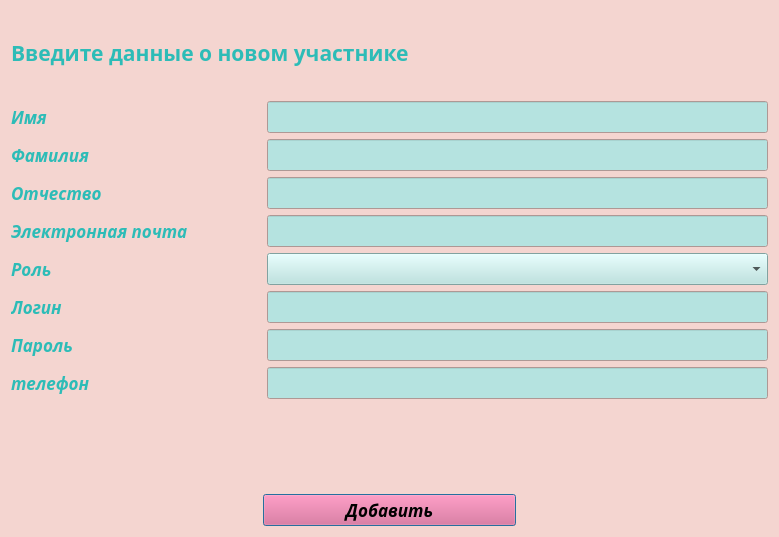
<?xml version="1.0" encoding="UTF-8"?>
<ui version="4.0">
 <class>guest</class>
 <widget class="QDialog" name="guest">
  <property name="geometry">
   <rect>
    <x>0</x>
    <y>0</y>
    <width>779</width>
    <height>537</height>
   </rect>
  </property>
  <property name="palette">
   <palette>
    <active>
     <colorrole role="WindowText">
      <brush brushstyle="SolidPattern">
       <color alpha="255">
        <red>45</red>
        <green>188</green>
        <blue>183</blue>
       </color>
      </brush>
     </colorrole>
     <colorrole role="Button">
      <brush brushstyle="SolidPattern">
       <color alpha="255">
        <red>227</red>
        <green>89</green>
        <blue>132</blue>
       </color>
      </brush>
     </colorrole>
     <colorrole role="Base">
      <brush brushstyle="SolidPattern">
       <color alpha="255">
        <red>181</red>
        <green>227</green>
        <blue>224</blue>
       </color>
      </brush>
     </colorrole>
     <colorrole role="Window">
      <brush brushstyle="SolidPattern">
       <color alpha="255">
        <red>244</red>
        <green>213</green>
        <blue>208</blue>
       </color>
      </brush>
     </colorrole>
    </active>
    <inactive>
     <colorrole role="WindowText">
      <brush brushstyle="SolidPattern">
       <color alpha="255">
        <red>45</red>
        <green>188</green>
        <blue>183</blue>
       </color>
      </brush>
     </colorrole>
     <colorrole role="Button">
      <brush brushstyle="SolidPattern">
       <color alpha="255">
        <red>227</red>
        <green>89</green>
        <blue>132</blue>
       </color>
      </brush>
     </colorrole>
     <colorrole role="Base">
      <brush brushstyle="SolidPattern">
       <color alpha="255">
        <red>181</red>
        <green>227</green>
        <blue>224</blue>
       </color>
      </brush>
     </colorrole>
     <colorrole role="Window">
      <brush brushstyle="SolidPattern">
       <color alpha="255">
        <red>244</red>
        <green>213</green>
        <blue>208</blue>
       </color>
      </brush>
     </colorrole>
    </inactive>
    <disabled>
     <colorrole role="WindowText">
      <brush brushstyle="SolidPattern">
       <color alpha="255">
        <red>190</red>
        <green>190</green>
        <blue>190</blue>
       </color>
      </brush>
     </colorrole>
     <colorrole role="Button">
      <brush brushstyle="SolidPattern">
       <color alpha="255">
        <red>227</red>
        <green>89</green>
        <blue>132</blue>
       </color>
      </brush>
     </colorrole>
     <colorrole role="Base">
      <brush brushstyle="SolidPattern">
       <color alpha="255">
        <red>244</red>
        <green>213</green>
        <blue>208</blue>
       </color>
      </brush>
     </colorrole>
     <colorrole role="Window">
      <brush brushstyle="SolidPattern">
       <color alpha="255">
        <red>244</red>
        <green>213</green>
        <blue>208</blue>
       </color>
      </brush>
     </colorrole>
    </disabled>
   </palette>
  </property>
  <property name="font">
   <font>
    <family>Sawasdee</family>
    <pointsize>13</pointsize>
    <weight>75</weight>
    <italic>true</italic>
    <bold>true</bold>
   </font>
  </property>
  <property name="windowTitle">
   <string>Dialog</string>
  </property>
  <layout class="QVBoxLayout" name="verticalLayout">
   <item>
    <widget class="QLabel" name="label">
     <property name="font">
      <font>
       <family>Sawasdee</family>
       <pointsize>16</pointsize>
       <weight>75</weight>
       <italic>false</italic>
       <bold>true</bold>
      </font>
     </property>
     <property name="acceptDrops">
      <bool>false</bool>
     </property>
     <property name="text">
      <string>Введите данные о новом участнике</string>
     </property>
    </widget>
   </item>
   <item>
    <layout class="QHBoxLayout" name="horizontalLayout_12" stretch="1,2">
     <item>
      <widget class="QLabel" name="label_11">
       <property name="text">
        <string>Имя</string>
       </property>
      </widget>
     </item>
     <item>
      <widget class="QLineEdit" name="name_2"/>
     </item>
    </layout>
   </item>
   <item>
    <layout class="QHBoxLayout" name="horizontalLayout_13" stretch="1,2">
     <item>
      <widget class="QLabel" name="label_12">
       <property name="text">
        <string>Фамилия</string>
       </property>
      </widget>
     </item>
     <item>
      <widget class="QLineEdit" name="surn_2"/>
     </item>
    </layout>
   </item>
   <item>
    <layout class="QHBoxLayout" name="horizontalLayout_14" stretch="1,2">
     <item>
      <widget class="QLabel" name="label_13">
       <property name="text">
        <string>Отчество</string>
       </property>
      </widget>
     </item>
     <item>
      <widget class="QLineEdit" name="papa_2"/>
     </item>
    </layout>
   </item>
   <item>
    <layout class="QHBoxLayout" name="horizontalLayout_18" stretch="1,2">
     <item>
      <widget class="QLabel" name="label_17">
       <property name="font">
        <font>
         <family>Sawasdee</family>
         <pointsize>13</pointsize>
         <weight>75</weight>
         <italic>true</italic>
         <bold>true</bold>
        </font>
       </property>
       <property name="text">
        <string>Электронная почта</string>
       </property>
      </widget>
     </item>
     <item>
      <widget class="QLineEdit" name="mail_2"/>
     </item>
    </layout>
   </item>
   <item>
    <layout class="QHBoxLayout" name="horizontalLayout_7" stretch="1,2">
     <item>
      <widget class="QLabel" name="label_8">
       <property name="font">
        <font>
         <family>Sawasdee</family>
         <pointsize>13</pointsize>
         <weight>75</weight>
         <italic>true</italic>
         <bold>true</bold>
        </font>
       </property>
       <property name="text">
        <string>Роль</string>
       </property>
      </widget>
     </item>
     <item>
      <widget class="QComboBox" name="role">
       <property name="palette">
        <palette>
         <active>
          <colorrole role="Button">
           <brush brushstyle="SolidPattern">
            <color alpha="255">
             <red>181</red>
             <green>227</green>
             <blue>224</blue>
            </color>
           </brush>
          </colorrole>
          <colorrole role="Base">
           <brush brushstyle="SolidPattern">
            <color alpha="255">
             <red>181</red>
             <green>227</green>
             <blue>224</blue>
            </color>
           </brush>
          </colorrole>
          <colorrole role="Window">
           <brush brushstyle="SolidPattern">
            <color alpha="255">
             <red>181</red>
             <green>227</green>
             <blue>224</blue>
            </color>
           </brush>
          </colorrole>
         </active>
         <inactive>
          <colorrole role="Button">
           <brush brushstyle="SolidPattern">
            <color alpha="255">
             <red>181</red>
             <green>227</green>
             <blue>224</blue>
            </color>
           </brush>
          </colorrole>
          <colorrole role="Base">
           <brush brushstyle="SolidPattern">
            <color alpha="255">
             <red>181</red>
             <green>227</green>
             <blue>224</blue>
            </color>
           </brush>
          </colorrole>
          <colorrole role="Window">
           <brush brushstyle="SolidPattern">
            <color alpha="255">
             <red>181</red>
             <green>227</green>
             <blue>224</blue>
            </color>
           </brush>
          </colorrole>
         </inactive>
         <disabled>
          <colorrole role="Button">
           <brush brushstyle="SolidPattern">
            <color alpha="255">
             <red>181</red>
             <green>227</green>
             <blue>224</blue>
            </color>
           </brush>
          </colorrole>
          <colorrole role="Base">
           <brush brushstyle="SolidPattern">
            <color alpha="255">
             <red>181</red>
             <green>227</green>
             <blue>224</blue>
            </color>
           </brush>
          </colorrole>
          <colorrole role="Window">
           <brush brushstyle="SolidPattern">
            <color alpha="255">
             <red>181</red>
             <green>227</green>
             <blue>224</blue>
            </color>
           </brush>
          </colorrole>
         </disabled>
        </palette>
       </property>
      </widget>
     </item>
    </layout>
   </item>
   <item>
    <layout class="QHBoxLayout" name="horizontalLayout_17" stretch="1,2">
     <item>
      <widget class="QLabel" name="label_16">
       <property name="text">
        <string>Логин</string>
       </property>
      </widget>
     </item>
     <item>
      <widget class="QLineEdit" name="log_2"/>
     </item>
    </layout>
   </item>
   <item>
    <layout class="QHBoxLayout" name="horizontalLayout_16" stretch="1,2">
     <item>
      <widget class="QLabel" name="label_15">
       <property name="text">
        <string>Пароль</string>
       </property>
      </widget>
     </item>
     <item>
      <widget class="QLineEdit" name="pas_2"/>
     </item>
    </layout>
   </item>
   <item>
    <layout class="QHBoxLayout" name="horizontalLayout_15" stretch="1,2">
     <item>
      <widget class="QLabel" name="label_14">
       <property name="text">
        <string>телефон</string>
       </property>
      </widget>
     </item>
     <item>
      <widget class="QLineEdit" name="ph_2"/>
     </item>
    </layout>
   </item>
   <item>
    <layout class="QHBoxLayout" name="horizontalLayout_20">
     <item>
      <widget class="QLabel" name="error_2">
       <property name="palette">
        <palette>
         <active>
          <colorrole role="WindowText">
           <brush brushstyle="SolidPattern">
            <color alpha="255">
             <red>227</red>
             <green>89</green>
             <blue>132</blue>
            </color>
           </brush>
          </colorrole>
         </active>
         <inactive>
          <colorrole role="WindowText">
           <brush brushstyle="SolidPattern">
            <color alpha="255">
             <red>227</red>
             <green>89</green>
             <blue>132</blue>
            </color>
           </brush>
          </colorrole>
         </inactive>
         <disabled>
          <colorrole role="WindowText">
           <brush brushstyle="SolidPattern">
            <color alpha="255">
             <red>190</red>
             <green>190</green>
             <blue>190</blue>
            </color>
           </brush>
          </colorrole>
         </disabled>
        </palette>
       </property>
       <property name="text">
        <string/>
       </property>
      </widget>
     </item>
    </layout>
   </item>
   <item>
    <layout class="QHBoxLayout" name="horizontalLayout_19" stretch="1,1,1">
     <item>
      <spacer name="horizontalSpacer_3">
       <property name="orientation">
        <enum>Qt::Horizontal</enum>
       </property>
       <property name="sizeHint" stdset="0">
        <size>
         <width>40</width>
         <height>20</height>
        </size>
       </property>
      </spacer>
     </item>
     <item>
      <widget class="QPushButton" name="pushButton_2">
       <property name="text">
        <string>Добавить</string>
       </property>
      </widget>
     </item>
     <item>
      <spacer name="horizontalSpacer_4">
       <property name="orientation">
        <enum>Qt::Horizontal</enum>
       </property>
       <property name="sizeHint" stdset="0">
        <size>
         <width>40</width>
         <height>20</height>
        </size>
       </property>
      </spacer>
     </item>
    </layout>
   </item>
  </layout>
 </widget>
 <resources/>
 <connections/>
</ui>
